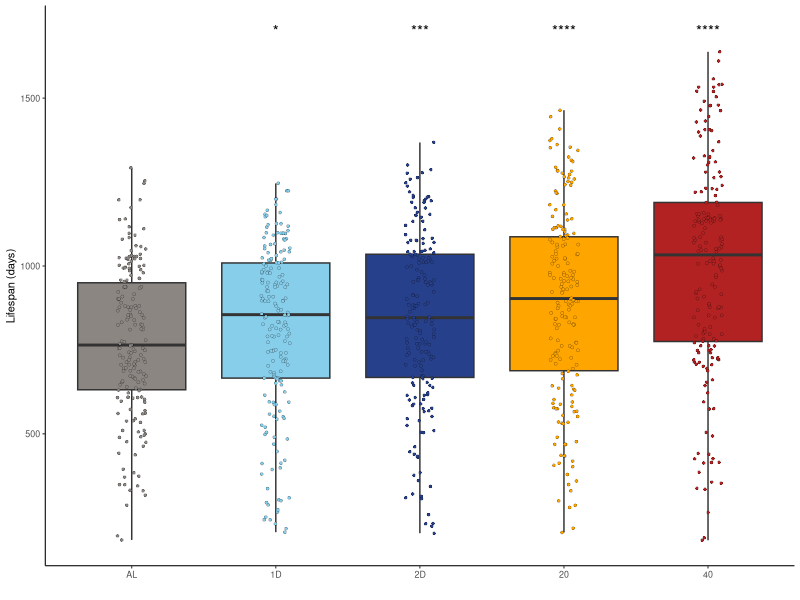
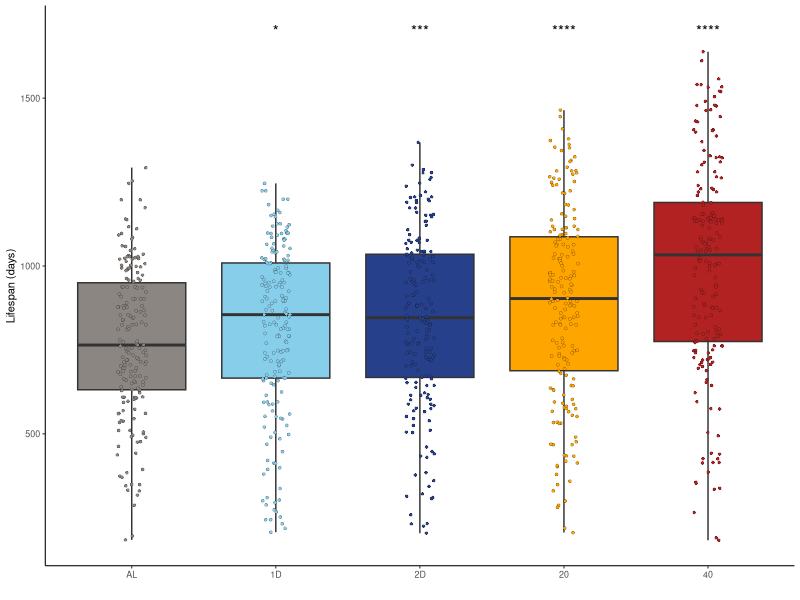

These figures' R source, in order:
## ---- chunk 1
library(tidyverse)
library(survival)
library(survminer)

diet.palette <- c(AL="seashell4",
                  `1D`="skyblue",
                  `2D`="royalblue4",
                  `20`="orange",
                  `40`="firebrick")
## ---- chunk 2
df <- read.csv("../data/metadata/AnimalData_Processed_20230712.csv")
## ---- chunk 3
filt.df <- df %>% 
  
  # exclude mice that died prior to start of DR
  dplyr::filter(SurvDays > 179) 

nrow(df)
nrow(filt.df)
## ---- chunk 4
table(filt.df$Died)
## ---- chunk 5
(surv.fit <- survfit(Surv(SurvDays, Died) ~ Diet, data= filt.df))
## ---- chunk 6
median.df <- data.frame(quantile(surv.fit, probs=0.5)$quantile) %>% 
  setNames("median") %>%
  rownames_to_column("Diet") %>% 
  mutate(Diet = str_sub(Diet, 6, 7)) %>% 
  mutate(Diet = factor(Diet, levels=c("AL", "1D", "2D", "20", "40")))
## ---- chunk 7
(pairwise.logrank.res <- pairwise_survdiff(Surv(SurvDays, Died) ~ Diet, data= filt.df))
## ---- chunk 8
(pairwise.logrank.pval.df <- pairwise.logrank.res$p.value["AL", ] %>% 
  data.frame() %>% 
  setNames("pval") %>% 
  rownames_to_column("Diet") %>% 
  mutate(pval.symbol = case_when(
    pval < 0.0001 ~ "****",
    pval < 0.001 ~ "***",
    pval < 0.01 ~ "**",
    pval < 0.05 ~ "*",
    TRUE ~ "ns")))
## ---- chunk 9
(lifespan.boxplots <- filt.df %>% 
   dplyr::filter(Died) %>%
   mutate(Diet = factor(Diet, levels=c("AL", "1D", "2D", "20", "40"))) %>% 
   ggplot(aes(x=Diet, y=SurvDays)) +
   geom_boxplot(aes(fill=Diet), outlier.shape=NA) +
   geom_jitter(aes(fill=Diet), shape=21, color="black", 
               width=0.1, stroke=0.1, size=1) +
   geom_text(aes(y=1700, label=pval.symbol), data=pairwise.logrank.pval.df) +
   labs(x="", y="Lifespan (days)") +
   theme_classic(base_size=8) +
   scale_color_manual(values=diet.palette) +
   scale_fill_manual(values=diet.palette) +
   theme(legend.position="none"))
## ---- chunk 10
pdf("../plots/lifespan_boxplots.pdf", height=2, width=2)
lifespan.boxplots
dev.off()
